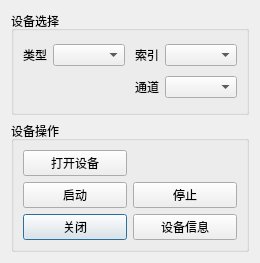
<?xml version="1.0" encoding="UTF-8"?>
<ui version="4.0">
 <class>DeviceManagerDialog</class>
 <widget class="QDialog" name="DeviceManagerDialog">
  <property name="geometry">
   <rect>
    <x>0</x>
    <y>0</y>
    <width>260</width>
    <height>263</height>
   </rect>
  </property>
  <property name="maximumSize">
   <size>
    <width>260</width>
    <height>263</height>
   </size>
  </property>
  <property name="windowTitle">
   <string>设备管理</string>
  </property>
  <layout class="QVBoxLayout" name="verticalLayout">
   <item>
    <widget class="QGroupBox" name="groupBox_2">
     <property name="title">
      <string>设备选择</string>
     </property>
     <layout class="QGridLayout" name="gridLayout_3">
      <item row="0" column="0">
       <layout class="QHBoxLayout" name="horizontalLayout">
        <item>
         <widget class="QLabel" name="label">
          <property name="text">
           <string>类型</string>
          </property>
         </widget>
        </item>
        <item>
         <widget class="QComboBox" name="comboDeviceType"/>
        </item>
        <item>
         <spacer name="horizontalSpacer_2">
          <property name="orientation">
           <enum>Qt::Horizontal</enum>
          </property>
          <property name="sizeHint" stdset="0">
           <size>
            <width>575</width>
            <height>20</height>
           </size>
          </property>
         </spacer>
        </item>
        <item>
         <widget class="QLabel" name="label_2">
          <property name="text">
           <string>索引</string>
          </property>
         </widget>
        </item>
        <item>
         <widget class="QComboBox" name="comboDeviceIndex"/>
        </item>
       </layout>
      </item>
      <item row="1" column="0">
       <layout class="QHBoxLayout" name="horizontalLayout_2">
        <item>
         <spacer name="horizontalSpacer_3">
          <property name="orientation">
           <enum>Qt::Horizontal</enum>
          </property>
          <property name="sizeHint" stdset="0">
           <size>
            <width>166</width>
            <height>20</height>
           </size>
          </property>
         </spacer>
        </item>
        <item>
         <widget class="QLabel" name="labChannel">
          <property name="text">
           <string>通道</string>
          </property>
         </widget>
        </item>
        <item>
         <widget class="QComboBox" name="comboChannelIndex"/>
        </item>
       </layout>
      </item>
     </layout>
    </widget>
   </item>
   <item>
    <widget class="QGroupBox" name="groupBox">
     <property name="title">
      <string>设备操作</string>
     </property>
     <layout class="QGridLayout" name="gridLayout">
      <item row="2" column="0">
       <widget class="QtMaterialRaisedButton" name="btnCloseDevice">
        <property name="text">
         <string>关闭</string>
        </property>
       </widget>
      </item>
      <item row="2" column="1">
       <widget class="QtMaterialRaisedButton" name="btnDeviceInfo">
        <property name="text">
         <string>设备信息</string>
        </property>
       </widget>
      </item>
      <item row="1" column="0">
       <widget class="QtMaterialRaisedButton" name="btnStartDevice">
        <property name="text">
         <string>启动</string>
        </property>
       </widget>
      </item>
      <item row="1" column="1">
       <widget class="QtMaterialRaisedButton" name="btnStopDevice">
        <property name="text">
         <string>停止</string>
        </property>
       </widget>
      </item>
      <item row="0" column="0">
       <widget class="QtMaterialRaisedButton" name="btnOpenDevice">
        <property name="text">
         <string>打开设备</string>
        </property>
       </widget>
      </item>
     </layout>
    </widget>
   </item>
  </layout>
 </widget>
 <customwidgets>
  <customwidget>
   <class>QtMaterialRaisedButton</class>
   <extends>QPushButton</extends>
   <header>qtmaterialraisedbutton.h</header>
  </customwidget>
 </customwidgets>
 <resources/>
 <connections/>
</ui>
